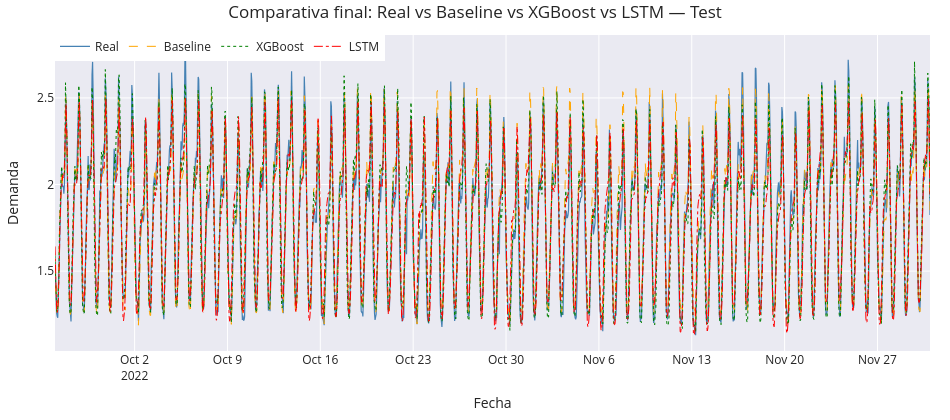

Notebook code cell kept with this figure:
### Markdown cell above
## 8. Comparativa final: Baseline vs XGBoost vs LSTM

### Code cell
# Comparativa final de los tres modelos
# ==============================================================================
mejora_xgb  = (metrica_baseline - metrica_xgboost) / metrica_baseline * 100
mejora_lstm = (metrica_baseline - mae_lstm)                / metrica_baseline * 100

print("=" * 48)
print(f"  Modelo    │ MAE        │ Mejora vs Baseline")
print(f"  ──────────┼────────────┼───────────────────")
print(f"  Baseline  │ {metrica_baseline}  │ —")
print(f"  XGBoost   │ {metrica_xgboost}  │ {mejora_xgb}%")
print(f"  LSTM      │ {mae_lstm}  │ {mejora_lstm}%")
print("=" * 48)

# Gráfico comparativo completo
pred_lstm_plot = predicciones_lstm.loc[predicciones_lstm['level'] == 'Demand', 'pred']

fig = go.Figure()
fig.add_trace(go.Scatter(x=datos_test.index, y=datos_test['Demand'],
                         name='Real', mode='lines',
                         line=dict(color='steelblue', width=1.2)))
fig.add_trace(go.Scatter(x=predicciones_baseline.index, y=predicciones_baseline['pred'],
                         name='Baseline', mode='lines',
                         line=dict(color='orange', dash='dash', width=1)))
fig.add_trace(go.Scatter(x=predicciones_xgboost.index, y=predicciones_xgboost['pred'],
                         name='XGBoost', mode='lines',
                         line=dict(color='green', dash='dot', width=1)))
fig.add_trace(go.Scatter(x=pred_lstm_plot.index, y=pred_lstm_plot.values,
                         name='LSTM', mode='lines',
                         line=dict(color='red', dash='dashdot', width=1)))
fig.update_layout(
    title       = 'Comparativa final: Real vs Baseline vs XGBoost vs LSTM — Test',
    xaxis_title = 'Fecha',
    yaxis_title = 'Demanda',
    width=950, height=420,
    margin=dict(l=20, r=20, t=35, b=20),
    legend=dict(orientation='h', yanchor='top', y=1.01, xanchor='left', x=0)
)
fig.show()

### Figure 1 — Plotly figure (JSON) as saved in the notebook; plotly's stock layout.template omitted (floating-point values rounded to 4 significant figures; data arrays with more than 128 entries replaced by an {"elided": "..."} marker saying what was removed)
{"data": [{"line": {"color": "steelblue", "width": 1.2}, "mode": "lines", "name": "Real", "type": "scatter", "x": {"elided": "1584 str values"}, "y": {"elided": "1584 float values"}}, {"line": {"color": "orange", "dash": "dash", "width": 1}, "mode": "lines", "name": "Baseline", "type": "scatter", "x": {"elided": "1584 str values"}, "y": {"elided": "1584 float values"}}, {"line": {"color": "green", "dash": "dot", "width": 1}, "mode": "lines", "name": "XGBoost", "type": "scatter", "x": {"elided": "1584 str values"}, "y": {"elided": "1584 float values"}}, {"line": {"color": "red", "dash": "dashdot", "width": 1}, "mode": "lines", "name": "LSTM", "type": "scatter", "x": {"elided": "1584 str values"}, "y": {"elided": "1584 float values"}}], "layout": {"height": 420, "legend": {"orientation": "h", "x": 0, "xanchor": "left", "y": 1.01, "yanchor": "top"}, "margin": {"b": 20, "l": 20, "r": 20, "t": 35}, "title": {"text": "Comparativa final: Real vs Baseline vs XGBoost vs LSTM — Test"}, "width": 950, "xaxis": {"title": {"text": "Fecha"}}, "yaxis": {"title": {"text": "Demanda"}}}}
